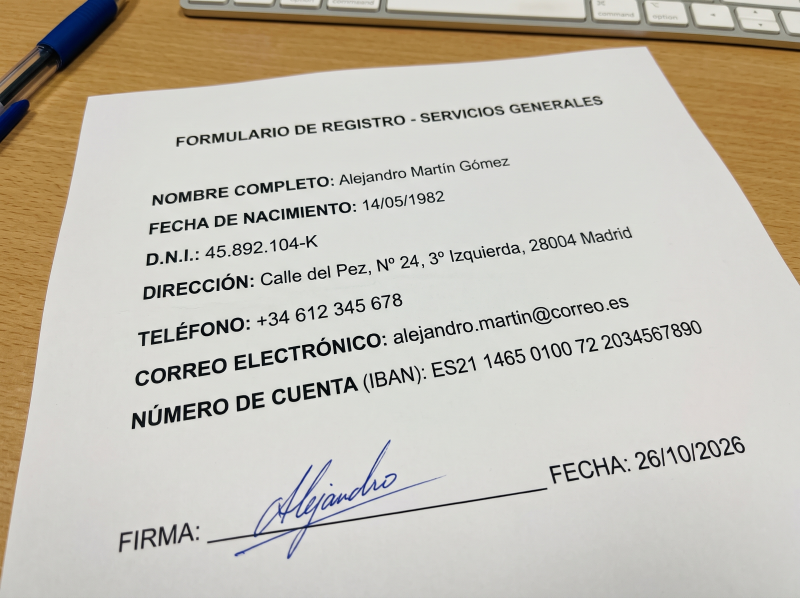
#> input picture data/samples/fotos/formulario_inclinado.jpg, 2400 x 1792 px (shown at 1/3 size)
$ python -i scanned_marks.py   (imports and definitions only)
#> lines starting #> are read from the running program, lines starting #| are printed output that depends on the picture
#> further down, picture is the input picture: PIL image 2400x1792 RGB; mean R, G, B 196, 190.2, 178.3
"""Visual detection of handwritten signatures and stamps in scanned pages.

Operates in the rendered-image pixel space used by the scanned redactor, so the
returned rects can be drawn directly.  Two detectors:

  * detect_signature_rects(image, tokens) — ink blobs near a signature cue
    ("Fdo.", "Firma", "Signatura", "Signat", "Rúbrica"), generalising the old
    label-anchored detector to any cue and to signatures above the cue line.
  * detect_stamp_rects(image) — circular/elliptical seal graphics (e.g. notarial
    stamps whose ID number OCR cannot reliably read).

Both are conservative (anchored / size-bounded / header-excluded) to avoid
redacting logos, photos or diagrams.
"""
from __future__ import annotations

import re
import unicodedata

import cv2
import fitz
import numpy as np
from PIL import Image

from app.services.ocr.models import OcrToken

_HEADER_BAND = 0.12

_CUE_RE = re.compile(r"^(?:fdo|firma|firmado|firmat|signatura|signat|signature|rubrica)$")


# [4 lines left out: function _norm, not called in this run]


def _to_bgr(image: Image.Image) -> np.ndarray:
    return cv2.cvtColor(np.array(image.convert("RGB")), cv2.COLOR_RGB2BGR)


# ---------------------------------------------------------------------------
# Signatures
# ---------------------------------------------------------------------------

# [27 lines left out: function detect_signature_rects, not called in this run]


# A handwritten signature is a few connected strokes; a block of printed text
# yields many small components.  Above this count the region is treated as text
# and not redacted.
_MAX_SIGNATURE_COMPONENTS = 12


# [46 lines left out: function _ink_bbox, not called in this run]


# Tinta maxima (fraccion del recuadro) de una firma: unos trazos sobre blanco.
# Una copia de DNI o una foto llevan mucho mas.
_MAX_TINTA_FIRMA = 0.12


# [17 lines left out: function parece_firma, not called in this run]


# ---------------------------------------------------------------------------
# Stamps / seals
# ---------------------------------------------------------------------------

def detect_stamp_rects(image: Image.Image) -> list[fitz.Rect]:
    """Circular/elliptical stamp graphics (seals), returned as bounding rects.

    Uses Hough circle detection with a plausible seal-radius range and an ink-
    density check inside the circle (a seal carries text/marks, unlike a blank
    circle), then excludes the header logo band.
    """
    bgr = _to_bgr(image)
    h, w = bgr.shape[:2]
#> h = 1792; w = 2400
    gray = cv2.cvtColor(bgr, cv2.COLOR_BGR2GRAY)
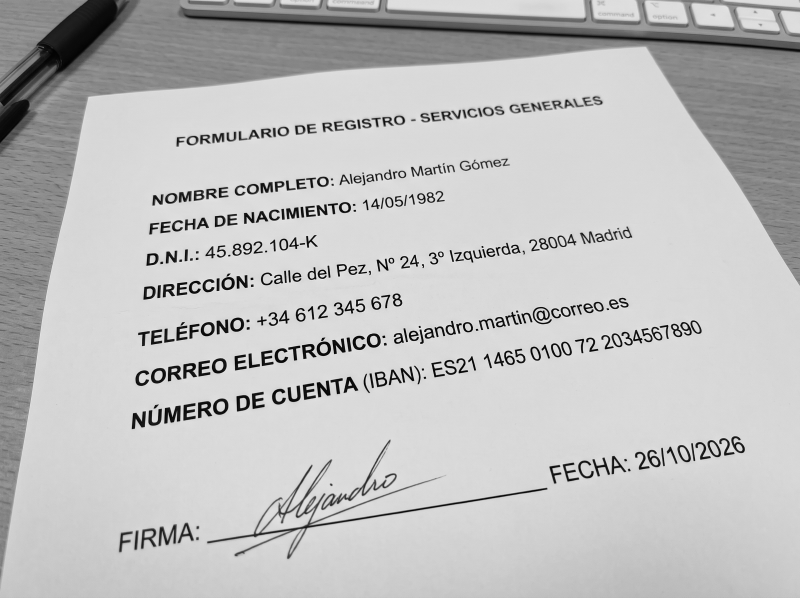
#> gray: shape (1792, 2400) (shown at 1/3 size); min 0, max 254, mean 190.6
    gray = cv2.medianBlur(gray, 3)

    min_r = int(min(w, h) * 0.03)
#> min_r = 53
    max_r = int(min(w, h) * 0.18)
#> max_r = 322
    if max_r <= min_r:
        return []

    # param2 raised (60 → 90: stronger accumulator) so only well-defined
    # circular seals pass — not every faint or partial round shape.
    circles = cv2.HoughCircles(
        gray, cv2.HOUGH_GRADIENT, dp=1.2, minDist=int(min(w, h) * 0.12),
        param1=140, param2=90, minRadius=min_r, maxRadius=max_r,
    )
#> circles = None
    if circles is None:
        return []

    header_cut = h * _HEADER_BAND
    rects: list[fitz.Rect] = []
    for cx, cy, r in np.round(circles[0]).astype(int):
        if cy - r < header_cut:        # header logo band
            continue
        if not _looks_like_seal(gray, cx, cy, r):
            continue
        rects.append(fitz.Rect(
            max(0, cx - r), max(0, cy - r),
            min(w, cx + r), min(h, cy + r),
        ))
    return _dedupe(rects)


# [25 lines left out: functions _looks_like_seal, _dedupe, not called in this run]

>>> from PIL import Image
>>> picture = Image.open('../../../data/samples/fotos/formulario_inclinado.jpg')
>>> result = detect_stamp_rects(picture)
#> result = []
